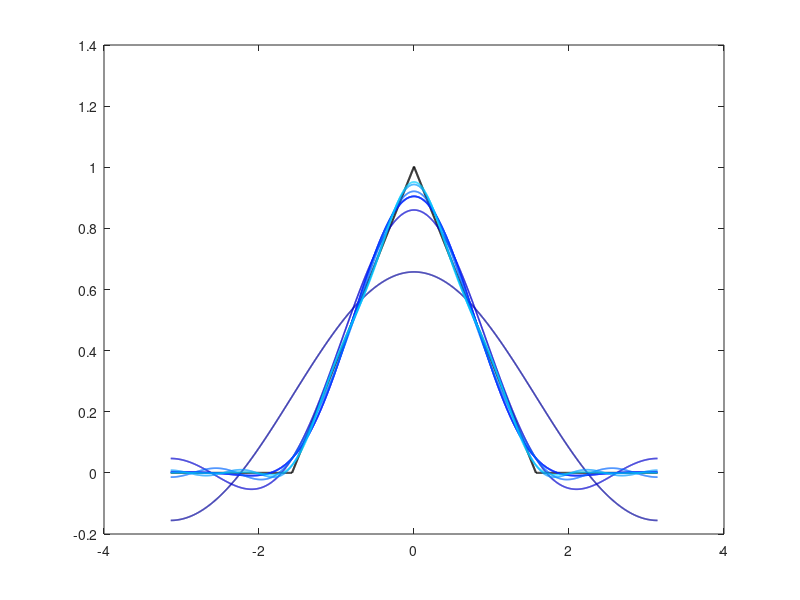
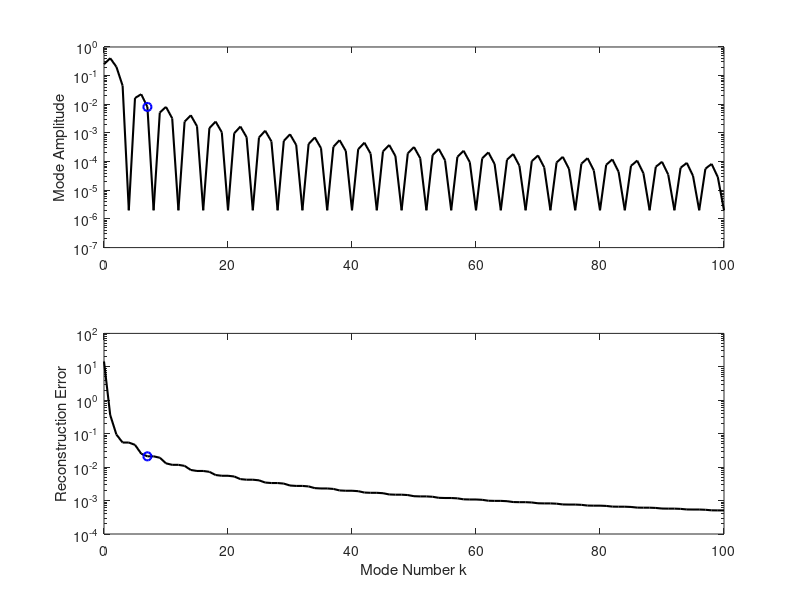

These figures' MATLAB source, in order:
% Data Driven Science & Engineering: Machine Learning, Dynamical Systems, and Control
% by S. L. Brunton and J. N. Kutz
% Cambridge Textbook, 2019
% Code part of me following through Dr. Brunton's youtube series https://www.youtube.com/watch?v=PP5ox7evg7o&list=PLMrJAkhIeNNT_Xh3Oy0Y4LTj0Oxo8GqsC&index=6

% Define domain
dx = 0.001;
L = pi;
x = (-1+dx:dx:1)*L;
n = length(x);   nquart = floor(n/4);

% Define hat function
f = 0*x;
f(nquart:2*nquart) = 4*(1:nquart+1)/n;
f(2*nquart+1:3*nquart) = 1-4*(0:nquart-1)/n;
plot(x,f,'-k','LineWidth',1.5), hold on

% % Compute Fourier series
CC = jet(20);
A0 = sum(f.*ones(size(x)))*dx;
fFS = A0/2;
for k=1:7
    A(k) = sum(f.*cos(pi*k*x/L))*dx; % Inner product
    B(k) = sum(f.*sin(pi*k*x/L))*dx;
    fFS = fFS + A(k)*cos(k*pi*x/L) + B(k)*sin(k*pi*x/L);
    plot(x,fFS,'-','Color',CC(k,:),'LineWidth',1.2)
    pause(.5)
end

% %% Plot amplitudes
figure
clear ERR
clear A
fFS = A0/2;
A(1) = A0/2;
ERR(1) = norm(f-fFS);
kmax = 100;
for k=1:kmax
    A(k+1) = sum(f.*cos(pi*k*x/L))*dx;
    B(k+1) = sum(f.*sin(pi*k*x/L))*dx;
%     plot(x,B(k)*sin(2*k*pi*x/L),'k-','LineWidth',1.2);
    fFS = fFS + A(k+1)*cos(k*pi*x/L) + B(k+1)*sin(k*pi*x/L);
    ERR(k+1) = norm(f-fFS)/norm(f);
end

thresh = median(ERR)*sqrt(kmax)*4/sqrt(3);
r = max(find(ERR>thresh));
r = 7;
subplot(2,1,1)
semilogy(0:1:kmax,A,'k','LineWidth',1.5)
ylabel('Mode Amplitude')
hold on
semilogy(r,A(r+1),'bo','LineWidth',1.5)
xlim([0 kmax])
ylim([10^(-7) 1])
subplot(2,1,2)
semilogy(0:1:kmax,ERR,'k','LineWidth',1.5)
hold on
semilogy(r,ERR(r+1),'bo','LineWidth',1.5)
ylabel('Reconstruction Error')
xlabel('Mode Number k')
